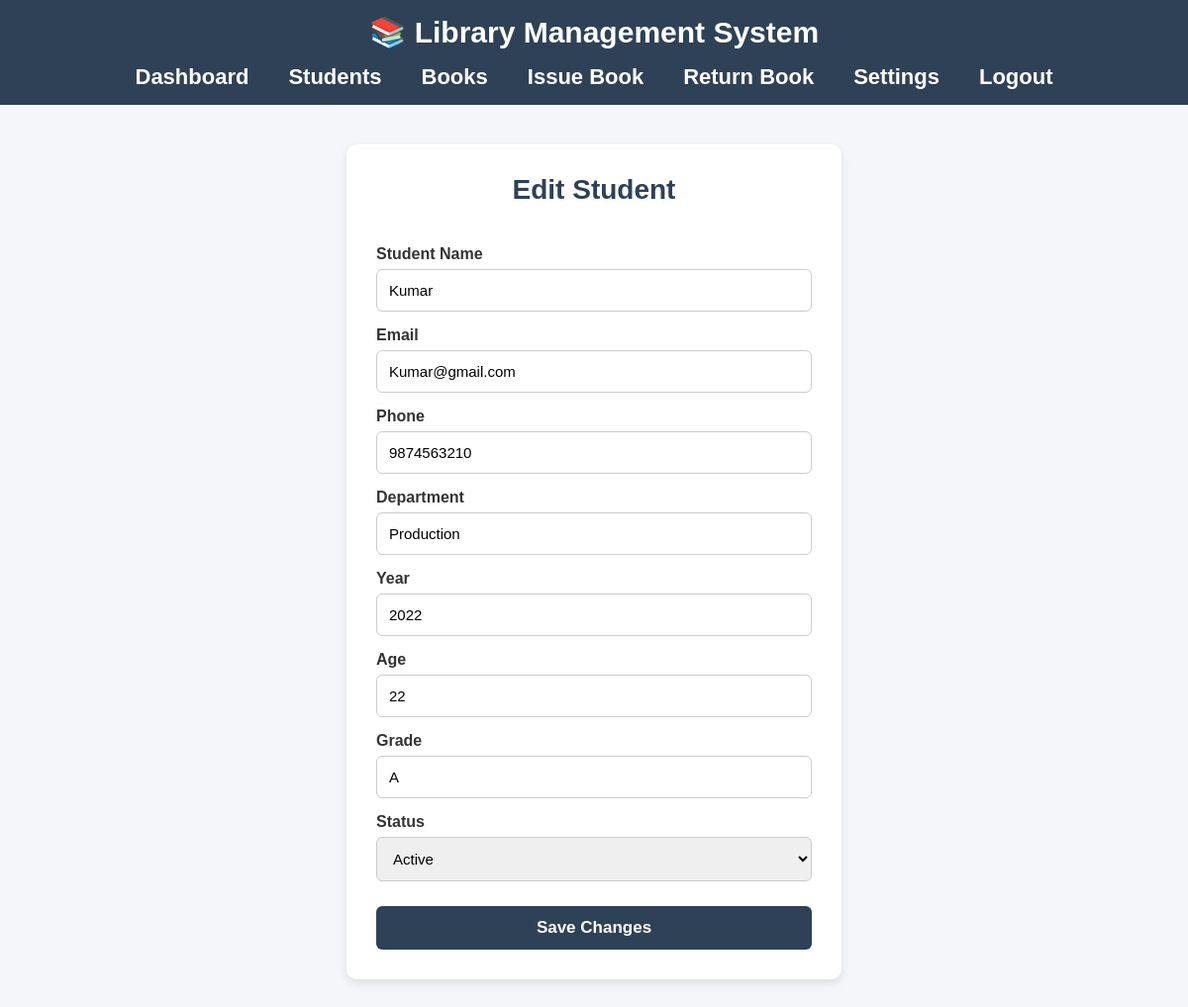
The app's page /edit_student/3/ with its own data.
### book/models.py (models this page shows, shortened)
class Student(models.Model):
    name = models.CharField(max_length=10)
    email = models.EmailField()
    phone = models.CharField(max_length=10)
    department = models.CharField(max_length=50)
    year = models.IntegerField()
    age = models.IntegerField()
    grade = models.CharField(max_length=10, default="A")
    status = models.CharField(max_length=20, default="Active")

### book/views.py (the view, shortened to what this page needs)
# urls.py: path('edit_student/<int:id>/', views.edit_student, name='edit_student'),
def edit_student(request, id):
    student = get_object_or_404(Student, id=id)
    return render(request,'student_edit.html',{"student":student})

### book/templates/student_edit.html (shortened to what this page needs)
{% extends 'base.html' %}
{% load static %}
{% block css %}
<link rel="stylesheet" href="{% static 'student_edit.css' %}">
{% endblock %}
{% block content %}
<div class="container">
    <h2>Edit Student</h2>
    <form method="POST">
        <label>Student Name</label>
        <input
            type="text"
            name="name"
            value="{{ student.name }}"
            placeholder="Enter Student Name"
            required
        >
        <label>Email</label>
        <input
            type="email"
            name="email"
            value="{{ student.email }}"
            placeholder="Enter Email"
            required
        >
        <label>Phone</label>
        <input
            type="text"
            name="phone"
            maxlength="10"    title="Enter exactly 10 digts"
            value="{{ student.phone }}"
            placeholder="Enter Phone Number"
            required
        >
        <label>Department</label>
        <input
            type="text"
            name="department"
            value="{{ student.department }}"
            placeholder="Enter Department"
            required
        >
        <label>Year</label>
        <input
            type="number"
            name="year"
            value="{{ student.year }}"
            placeholder="Enter Year"
            required
        >
        <label>Age</label>
        <input
            type="number"
            name="age"
            value="{{ student.age }}"
            placeholder="Enter Age"
            required
        >
        <label>Grade</label>
        <input
            type="text"
            name="grade"
            value="{{ student.grade }}"
            placeholder="Enter Grade"
            required
        >
        <label>Status</label>
        <select name="status" required>
            <option value="Active"
                {% if student.status == "Active" %}selected{% endif %}>
                Active
            </option>
        </select>
        <button type="submit">
            Save Changes
        </button>
    </form>
</div>
{% endblock %}

### book/static/base.css (style rules this page uses)
* { margin:0; padding:0; box-sizing:border-box; }
body { font-family:Arial, Helvetica, sans-serif; background:#f4f4f4; }

### book/static/student_edit.css (style rules this page uses)
* { margin: 0; padding: 0; box-sizing: border-box; font-family: Arial, Helvetica, sans-serif; }
body { background: #f4f6f9; }
.container { width: 500px; margin: 40px auto; background: #fff; padding: 30px; border-radius: 10px; box-shadow: 0 4px 10px rgba(0,0,0,0.1); }
.container h2 { text-align: center; color: #2f4156; margin-bottom: 25px; font-size: 28px; }
form { display: flex; flex-direction: column; }
label { font-size: 16px; font-weight: bold; margin-top: 15px; margin-bottom: 6px; color: #333; }
input, select { width: 100%; padding: 12px; border: 1px solid #ccc; border-radius: 6px; font-size: 15px; outline: none; }
button { margin-top: 25px; padding: 12px; background: #2f4156; color: white; border: none; border-radius: 6px; font-size: 17px; font-weight: bold; cursor: pointer; transition: 0.3s; }

### records on screen
Student: name "Kumar", email "Kumar@gmail.com", phone "9874563210", department "Production", year "2022", age "22", grade "A", status "Active"
